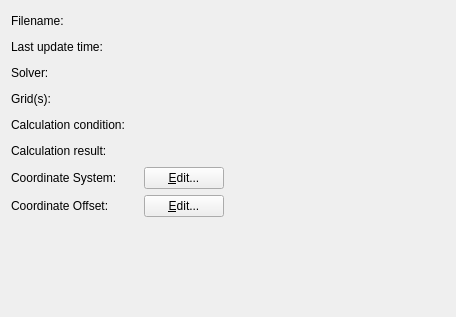
<?xml version="1.0" encoding="UTF-8"?>
<ui version="4.0">
 <class>ProjectPropertyBasicInfoWidget</class>
 <widget class="QWidget" name="ProjectPropertyBasicInfoWidget">
  <property name="geometry">
   <rect>
    <x>0</x>
    <y>0</y>
    <width>456</width>
    <height>317</height>
   </rect>
  </property>
  <property name="windowTitle">
   <string>Form</string>
  </property>
  <layout class="QVBoxLayout" name="verticalLayout">
   <item>
    <layout class="QGridLayout" name="gridLayout">
     <item row="0" column="0">
      <widget class="QLabel" name="filenameLabel">
       <property name="text">
        <string>Filename:</string>
       </property>
      </widget>
     </item>
     <item row="0" column="1">
      <layout class="QHBoxLayout" name="horizontalLayout_2">
       <property name="spacing">
        <number>0</number>
       </property>
       <item>
        <widget class="QLabel" name="filenameWidget">
         <property name="text">
          <string/>
         </property>
        </widget>
       </item>
       <item>
        <spacer name="horizontalSpacer_5">
         <property name="orientation">
          <enum>Qt::Horizontal</enum>
         </property>
         <property name="sizeHint" stdset="0">
          <size>
           <width>40</width>
           <height>20</height>
          </size>
         </property>
        </spacer>
       </item>
      </layout>
     </item>
     <item row="1" column="0">
      <widget class="QLabel" name="updateTimeLabel">
       <property name="text">
        <string>Last update time:</string>
       </property>
      </widget>
     </item>
     <item row="1" column="1">
      <layout class="QHBoxLayout" name="horizontalLayout_3">
       <property name="spacing">
        <number>0</number>
       </property>
       <item>
        <widget class="QLabel" name="updateTimeWidget">
         <property name="text">
          <string/>
         </property>
        </widget>
       </item>
       <item>
        <spacer name="horizontalSpacer_4">
         <property name="orientation">
          <enum>Qt::Horizontal</enum>
         </property>
         <property name="sizeHint" stdset="0">
          <size>
           <width>40</width>
           <height>20</height>
          </size>
         </property>
        </spacer>
       </item>
      </layout>
     </item>
     <item row="2" column="0">
      <widget class="QLabel" name="solverLabel">
       <property name="text">
        <string>Solver:</string>
       </property>
      </widget>
     </item>
     <item row="2" column="1">
      <layout class="QHBoxLayout" name="horizontalLayout">
       <property name="spacing">
        <number>0</number>
       </property>
       <item>
        <widget class="QLabel" name="solverWidget">
         <property name="text">
          <string/>
         </property>
        </widget>
       </item>
       <item>
        <spacer name="horizontalSpacer_6">
         <property name="orientation">
          <enum>Qt::Horizontal</enum>
         </property>
         <property name="sizeHint" stdset="0">
          <size>
           <width>40</width>
           <height>20</height>
          </size>
         </property>
        </spacer>
       </item>
      </layout>
     </item>
     <item row="3" column="0">
      <widget class="QLabel" name="gridsLabel">
       <property name="text">
        <string>Grid(s):</string>
       </property>
      </widget>
     </item>
     <item row="3" column="1">
      <layout class="QHBoxLayout" name="horizontalLayout_6">
       <item>
        <widget class="QLabel" name="gridsWidget">
         <property name="text">
          <string/>
         </property>
        </widget>
       </item>
       <item>
        <spacer name="horizontalSpacer">
         <property name="orientation">
          <enum>Qt::Horizontal</enum>
         </property>
         <property name="sizeHint" stdset="0">
          <size>
           <width>40</width>
           <height>20</height>
          </size>
         </property>
        </spacer>
       </item>
      </layout>
     </item>
     <item row="4" column="0">
      <widget class="QLabel" name="calcCondLabel">
       <property name="text">
        <string>Calculation condition:</string>
       </property>
      </widget>
     </item>
     <item row="4" column="1">
      <layout class="QHBoxLayout" name="horizontalLayout_4">
       <property name="spacing">
        <number>0</number>
       </property>
       <item>
        <widget class="QLabel" name="calcCondWidget">
         <property name="text">
          <string/>
         </property>
        </widget>
       </item>
       <item>
        <spacer name="horizontalSpacer_3">
         <property name="orientation">
          <enum>Qt::Horizontal</enum>
         </property>
         <property name="sizeHint" stdset="0">
          <size>
           <width>40</width>
           <height>20</height>
          </size>
         </property>
        </spacer>
       </item>
      </layout>
     </item>
     <item row="5" column="0">
      <widget class="QLabel" name="resultLabel">
       <property name="text">
        <string>Calculation result:</string>
       </property>
      </widget>
     </item>
     <item row="5" column="1">
      <layout class="QHBoxLayout" name="horizontalLayout_5">
       <property name="spacing">
        <number>0</number>
       </property>
       <item>
        <widget class="QLabel" name="resultWidget">
         <property name="text">
          <string/>
         </property>
        </widget>
       </item>
       <item>
        <spacer name="horizontalSpacer_2">
         <property name="orientation">
          <enum>Qt::Horizontal</enum>
         </property>
         <property name="sizeHint" stdset="0">
          <size>
           <width>40</width>
           <height>20</height>
          </size>
         </property>
        </spacer>
       </item>
      </layout>
     </item>
     <item row="6" column="0">
      <widget class="QLabel" name="csLabel">
       <property name="text">
        <string>Coordinate System:</string>
       </property>
      </widget>
     </item>
     <item row="6" column="1">
      <layout class="QHBoxLayout" name="horizontalLayout_7">
       <item>
        <widget class="QLabel" name="csWidget">
         <property name="text">
          <string/>
         </property>
        </widget>
       </item>
       <item>
        <widget class="QPushButton" name="csEditButton">
         <property name="text">
          <string>&amp;Edit...</string>
         </property>
        </widget>
       </item>
       <item>
        <spacer name="horizontalSpacer_7">
         <property name="orientation">
          <enum>Qt::Horizontal</enum>
         </property>
         <property name="sizeHint" stdset="0">
          <size>
           <width>40</width>
           <height>20</height>
          </size>
         </property>
        </spacer>
       </item>
      </layout>
     </item>
     <item row="7" column="0">
      <widget class="QLabel" name="coLabel">
       <property name="text">
        <string>Coordinate Offset:</string>
       </property>
      </widget>
     </item>
     <item row="7" column="1">
      <layout class="QHBoxLayout" name="horizontalLayout_8">
       <item>
        <widget class="QLabel" name="coValue">
         <property name="text">
          <string/>
         </property>
        </widget>
       </item>
       <item>
        <widget class="QPushButton" name="coEditButton">
         <property name="text">
          <string>&amp;Edit...</string>
         </property>
        </widget>
       </item>
       <item>
        <spacer name="horizontalSpacer_8">
         <property name="orientation">
          <enum>Qt::Horizontal</enum>
         </property>
         <property name="sizeHint" stdset="0">
          <size>
           <width>40</width>
           <height>20</height>
          </size>
         </property>
        </spacer>
       </item>
      </layout>
     </item>
    </layout>
   </item>
   <item>
    <spacer name="verticalSpacer">
     <property name="orientation">
      <enum>Qt::Vertical</enum>
     </property>
     <property name="sizeHint" stdset="0">
      <size>
       <width>20</width>
       <height>118</height>
      </size>
     </property>
    </spacer>
   </item>
  </layout>
 </widget>
 <resources/>
 <connections/>
</ui>
